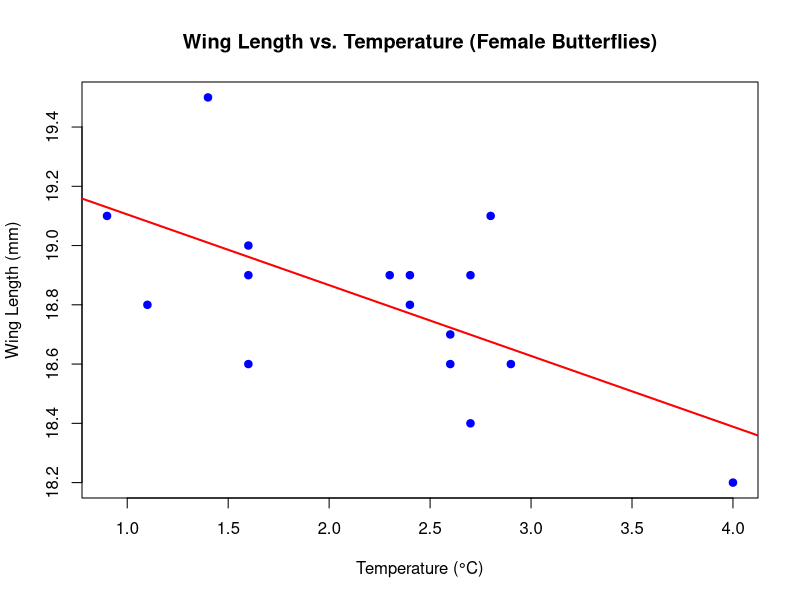
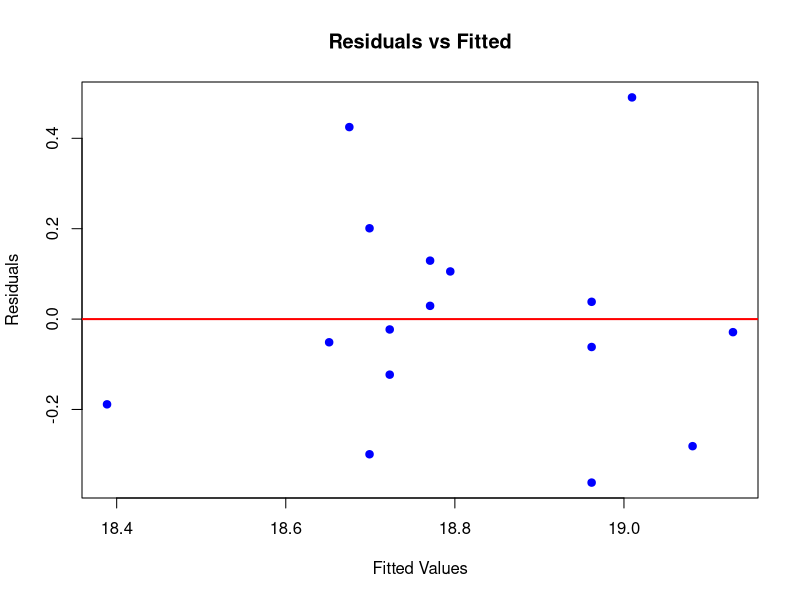

Source code (R) for these figures, in order:
## ---- chunk 1
butterfly <- read.csv("../data/Butterflies.csv", header = TRUE)
female_butterfly <- subset(butterfly, Sex == "Female")
attach(female_butterfly)
## ---- chunk 2
plot(Temp, Wing, main = "Wing Length vs. Temperature (Female Butterflies)", xlab = "Temperature (°C)", ylab = "Wing Length (mm)", pch = 19, col = "blue")
abline(lm(Wing ~ Temp), col = "red", lwd = 2)
## ---- chunk 3
model <- lm(Wing ~ Temp)
summary(model)
## ---- chunk 4
model
## ---- chunk 5
anova(model)
## ---- chunk 6
plot(model$fitted.values, model$residuals, main = "Residuals vs Fitted", xlab = "Fitted Values", ylab = "Residuals", pch = 19, col = "blue")
abline(h = 0, col = "red", lwd = 2)
## ---- chunk 7
identify_outliers <- function(residuals) {
  Q1 <- quantile(residuals, 0.25)
  Q3 <- quantile(residuals, 0.75)
  IQR <- Q3 - Q1
  lower_bound <- Q1 - 1.5 * IQR
  upper_bound <- Q3 + 1.5 * IQR
  outliers <- residuals[residuals < lower_bound | residuals > upper_bound]
  return(outliers)
}

outliers <- identify_outliers(model$residuals)
outliers
## ---- chunk 8
cor(Temp, Wing)
cor.test(Temp, Wing)
## ---- chunk 9
summary(model)$r.squared
## ---- chunk 10
summary(model)
## ---- chunk 11
summary(model)$coefficients
## ---- chunk 12
predict(model, data.frame(Temp = 3.0), interval = "confidence")
